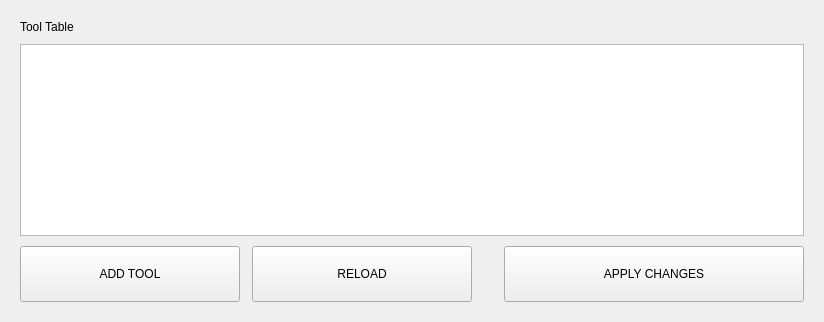
                <widget class="QWidget" name="page_tools">
                  <layout class="QVBoxLayout" name="lay_page_tools">
                    <property name="spacing">
                      <number>10</number>
                    </property>
                    <property name="leftMargin">
                      <number>20</number>
                    </property>
                    <property name="topMargin">
                      <number>20</number>
                    </property>
                    <property name="rightMargin">
                      <number>20</number>
                    </property>
                    <property name="bottomMargin">
                      <number>20</number>
                    </property>
                    <item>
                      <widget class="QLabel" name="lbl_tools_title">
                        <property name="text">
                          <string>Tool Table</string>
                        </property>
                      </widget>
                    </item>
                    <item>
                      <widget class="QTableWidget" name="tool_table">
                        <property name="sizePolicy">
                          <sizepolicy hsizetype="Expanding" vsizetype="Expanding">
                            <horstretch>0</horstretch>
                            <verstretch>0</verstretch>
                          </sizepolicy>
                        </property>
                      </widget>
                    </item>
                    <item>
                      <layout class="QHBoxLayout" name="lay_tools_btns">
                        <property name="spacing">
                          <number>12</number>
                        </property>
                        <property name="leftMargin">
                          <number>0</number>
                        </property>
                        <property name="topMargin">
                          <number>0</number>
                        </property>
                        <property name="rightMargin">
                          <number>0</number>
                        </property>
                        <property name="bottomMargin">
                          <number>0</number>
                        </property>
                        <item>
                          <widget class="QPushButton" name="btn_tools_add">
                            <property name="minimumSize">
                              <size>
                                <width>220</width>
                                <height>56</height>
                              </size>
                            </property>
                            <property name="maximumSize">
                              <size>
                                <width>220</width>
                                <height>56</height>
                              </size>
                            </property>
                            <property name="text">
                              <string>ADD TOOL</string>
                            </property>
                          </widget>
                        </item>
                        <item>
                          <widget class="QPushButton" name="btn_tools_reload">
                            <property name="minimumSize">
                              <size>
                                <width>220</width>
                                <height>56</height>
                              </size>
                            </property>
                            <property name="maximumSize">
                              <size>
                                <width>220</width>
                                <height>56</height>
                              </size>
                            </property>
                            <property name="text">
                              <string>RELOAD</string>
                            </property>
                          </widget>
                        </item>
                        <item>
                          <spacer name="sp_lay_tools_btns_8">
                            <property name="orientation">
                              <enum>Qt::Horizontal</enum>
                            </property>
                            <property name="sizeType">
                              <enum>QSizePolicy::Expanding</enum>
                            </property>
                            <property name="sizeHint" stdset="0">
                              <size>
                                <width>20</width>
                                <height>20</height>
                              </size>
                            </property>
                          </spacer>
                        </item>
                        <item>
                          <widget class="QPushButton" name="btn_tools_apply">
                            <property name="minimumSize">
                              <size>
                                <width>300</width>
                                <height>56</height>
                              </size>
                            </property>
                            <property name="maximumSize">
                              <size>
                                <width>300</width>
                                <height>56</height>
                              </size>
                            </property>
                            <property name="text">
                              <string>APPLY CHANGES</string>
                            </property>
                          </widget>
                        </item>
                      </layout>
                    </item>
                  </layout>
                </widget>
